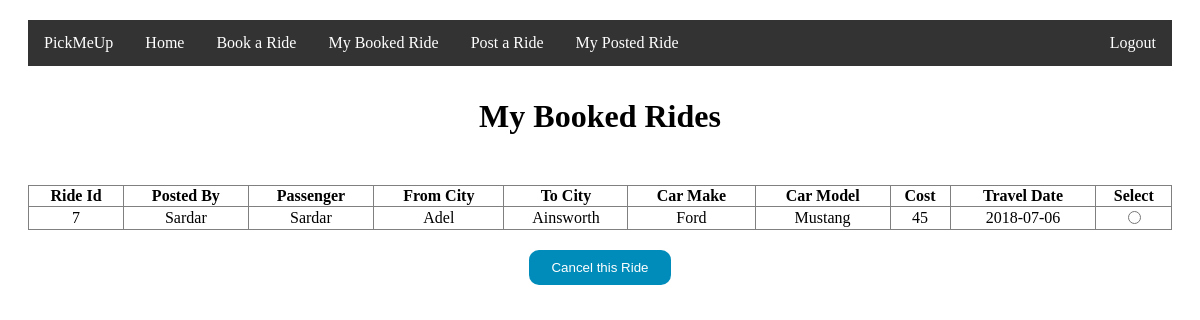
Screenshot of /history.php (signed in) with the database file from the repository.
### tables this page shows
CREATE TABLE `Ride` (
  `ride_id` int(10) UNSIGNED NOT NULL,
  `name_user` varchar(30) NOT NULL,
  `source` varchar(30) NOT NULL,
  `destination` varchar(30) NOT NULL,
  `car_make` varchar(50) NOT NULL,
  `car_model` varchar(50) NOT NULL,
  `start_date` date DEFAULT NULL,
  `cost` int(10) NOT NULL,
  `booked` boolean NOT NULL default 0
);

### history.php (the view, shortened to what this page needs)
<?php
    require_once "conndb.php";
    ?>
<!DOCTYPE html>
<html>
<head>
<link rel="stylesheet" href="css/style.css" />
</head>
<body>
<div class="form">
<ul>
<li><a href="home.php">PickMeUp</a></li>
<li><a href="home.php">Home</a></li>
<li><a href="view.php">Book a Ride</a></li>
<li><a href="history.php">My Booked Ride</a></li>
<li><a href="post.php">Post a Ride</a></li>
<li><a href="cancelpost.php">My Posted Ride</a></li>
<li style="float:right"><a href="logout.php">Logout</a></li>
</ul>
<h1><p align="center">My Booked Rides</p></h1>
<br>
<table width="100%" border="1" style="border-collapse:collapse;", name="table">
<thead>
<tr>
<th><strong>Ride Id</strong></th>
<th><strong>Posted By</strong></th>
<th><strong>Passenger</strong></th>
<th><strong>From City</strong></th>
<th><strong>To City</strong></th>
<th><strong>Car Make</strong></th>
<th><strong>Car Model</strong></th>
<th><strong>Cost</strong></th>
<th><strong>Travel Date</strong></th>
<th><strong>Select</strong></th>
</tr>
</thead>
<tbody>
<?php
    $username = $_SESSION["username"];
    $sel_query="SELECT * FROM Ride r JOIN book_user b ON r.ride_id=b.book_id where b.user_name='".$username."'";
    $result = mysqli_query($conn,$sel_query);
    while($row = mysqli_fetch_assoc($result)) { ?>
    <tr>
        <td align="center"><?php echo $row["ride_id"]; ?></td>
        <td align="center"><?php echo $row["name_user"]; ?></td>
        <td align="center"><?php echo $username; ?></td>
        <td align="center"><?php echo $row["source"]; ?></td>
        <td align="center"><?php echo $row["destination"]; ?></td>
        <td align="center"><?php echo $row["car_make"]; ?></td>
        <td align="center"><?php echo $row["car_model"]; ?></td>
        <td align="center"><?php echo $row["cost"]; ?></td>
        <td align="center"><?php echo $row["start_date"]; ?></td>
        <form name="form" method="post" action="">
        <td align="center"><label><input type="radio" name="radio" value="<?php echo $row["ride_id"]; ?>"></label></td>
    </tr>
<?php } ?>
</tbody>
</table>
<p align = "center"><input name="submit" type="submit" value="Cancel this Ride" /></p>
</div>
</body>
</html>

### css/style.css (style rules this page uses)
div { margin: 20px; }
ul { list-style-type: none; margin: 0; padding: 0; overflow: hidden; background-color: #333; }
li { float: left; }
li a { display: block; color: white; text-align: center; padding: 14px 16px; text-decoration: none; }

### history.php (style rules this page uses)
input[type=submit] { background-color: #008CBA; border: none; border-radius: 10px; color: white; padding: 10px 22px; text-decoration: none; margin: 4px 2px; cursor: pointer; }

### rows the page displays
ride: ride_id "7", name_user "Sardar", source "Adel", destination "Ainsworth", car_make "Ford", car_model "Mustang", cost "45", start_date "2018-07-06"
